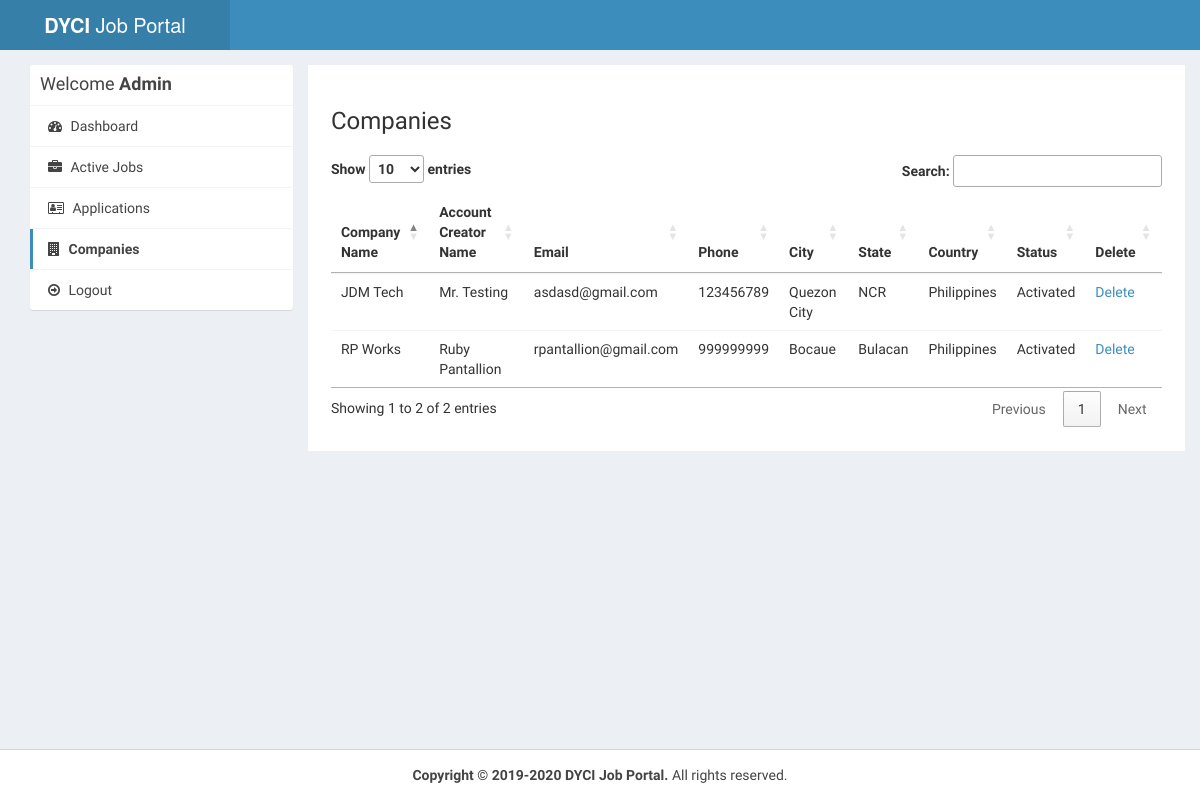
The page /admin/companies.php (signed in) on the database as committed earlier.
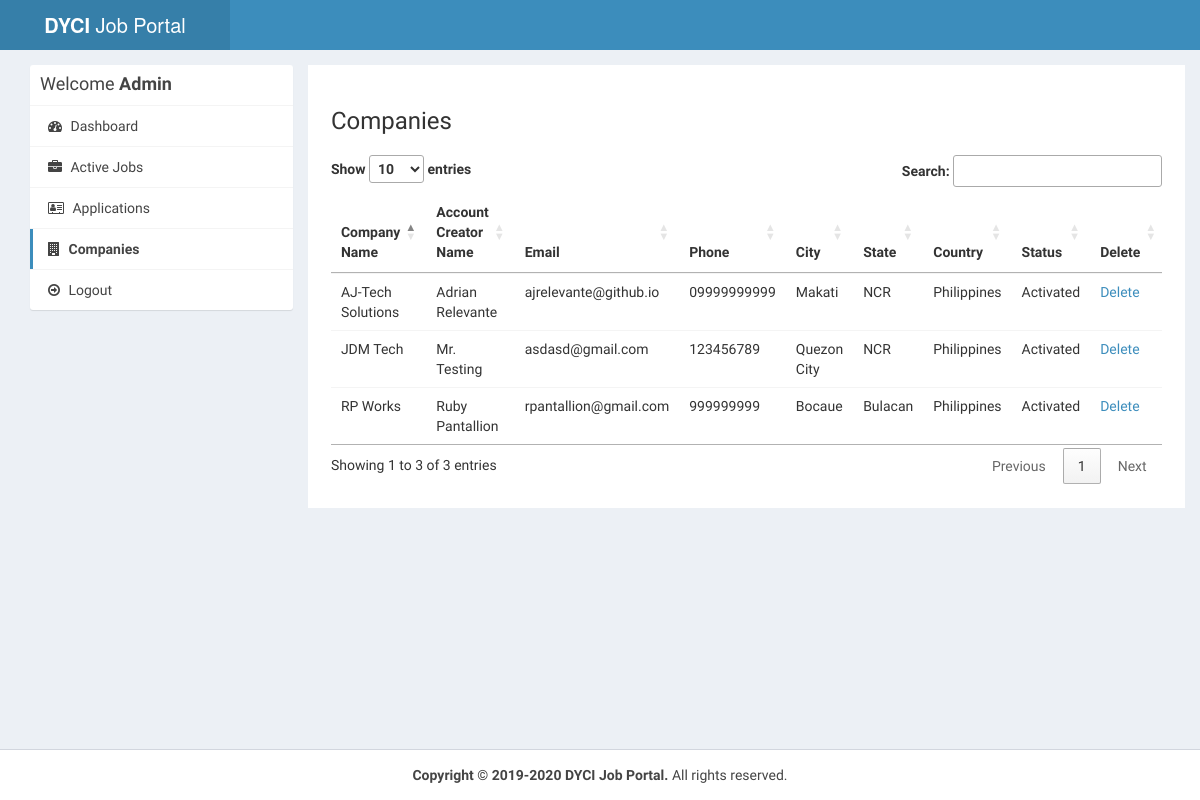
The same page on the database as committed later.
### tables this page shows
CREATE TABLE `company` (
  `id_company` int(11) NOT NULL,
  `name` varchar(255) NOT NULL,
  `companyname` varchar(255) NOT NULL,
  `country` varchar(255) NOT NULL,
  `state` varchar(255) NOT NULL,
  `city` varchar(255) NOT NULL,
  `contactno` varchar(255) NOT NULL,
  `website` varchar(255) NOT NULL,
  `email` varchar(255) NOT NULL,
  `password` varchar(255) NOT NULL,
  `aboutme` text DEFAULT NULL,
  `mission` text NOT NULL,
  `vision` text NOT NULL,
  `logo` varchar(255) NOT NULL,
  `createdAt` timestamp NOT NULL DEFAULT current_timestamp(),
  `active` int(11) NOT NULL DEFAULT 2
);

### admin/companies.php (the view)
<?php
include('include/header.php');
?>
<div class="col-md-9 bg-white padding-2">
  <h3>Companies</h3>
  <div class="row margin-top-20">
    <div class="col-md-12">
      <div class="box-body table-responsive no-padding">
        <table id="companies" class="table table-hover">
          <thead>
            <th>Company Name</th>
            <th>Account Creator Name</th>
            <th>Email</th>
            <th>Phone</th>
            <th>City</th>
            <th>State</th>
            <th>Country</th>
            <th>Status</th>
            <th>Delete</th>
          </thead>
          <tbody>
            <?php
            $sql = "SELECT * FROM company";
            $result = $conn->query($sql);
            if ($result->num_rows > 0) {
              while ($row = $result->fetch_assoc()) {
            ?>
                <tr>
                  <td><?php echo $row['companyname']; ?></td>
                  <td><?php echo $row['name']; ?></td>
                  <td><?php echo $row['email']; ?></td>
                  <td><?php echo $row['contactno']; ?></td>
                  <td><?php echo $row['city']; ?></td>
                  <td><?php echo $row['state']; ?></td>
                  <td><?php echo $row['country']; ?></td>
                  <td>
                    <?php
                    if ($row['active'] == '1') {
                      echo "Activated";
                    } else if ($row['active'] == '2') {
                    ?>
                      <a href="reject-company.php?id=<?php echo $row['id_company']; ?>">Reject</a> <a href="approve-company.php?id=<?php echo $row['id_company']; ?>">Approve</a>
                    <?php
                    } else if ($row['active'] == '3') {
                    ?>
                      <a href="approve-company.php?id=<?php echo $row['id_company']; ?>">Reactivate</a>
                    <?php
                    } else if ($row['active'] == '0') {
                      echo "Rejected";
                    }
                    ?>
                  </td>
                  <td><a href="delete-company.php?id=<?php echo $row['id_company']; ?>" class="confirmation">Delete</a></td>
                </tr>
            <?php
              }
            }
            ?>
          </tbody>
        </table>
      </div>
    </div>
  </div>
</div>
</div>
</div>
</section>
</div>
<?php
include('include/footer.php');
?>

Rows that differ between the two databases and show on the page:
added company: companyname "AJ-Tech Solutions", name "Adrian Relevante", email "ajrelevante@github.io", contactno "09999999999", city "Makati", state "NCR", country "Philippines", active "Activated"
Other text that changed with them:
text written by a page script: "Show entries Search: Showing 1 to 2 of 2 entries Previous 1 Next" → "Show entries Search: Showing 1 to 3 of 3 entries Previous 1 Next"
